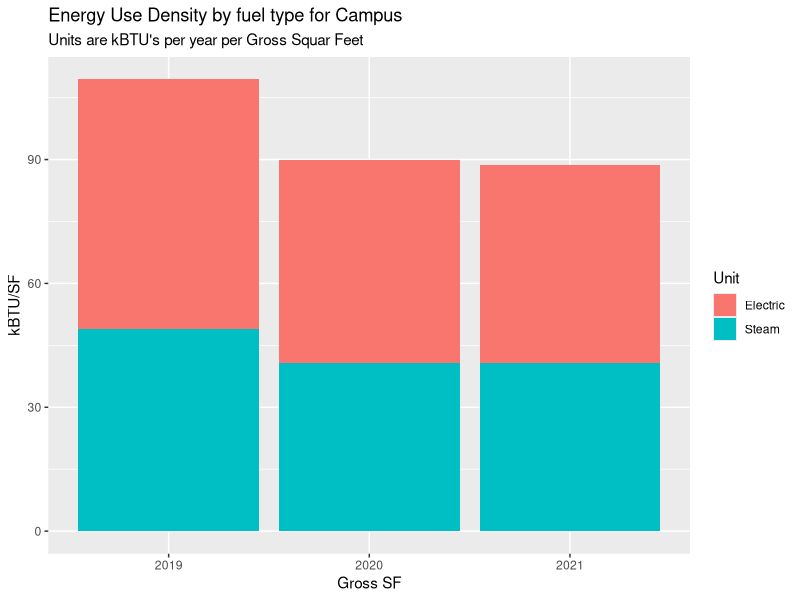

This figure's R source:
## ---- chunk 1


my_packages <- c("tidyverse", "vroom" , "janitor" , "glue" , "tsibble" , "tidytext","lubridate", "fable", "tsibbledata", "ggplot2", "forecast", "tseries", "rio", "zoo", "readxl", "tsibbledata", "knitr", "kableExtra", "formattable", "scales")
invisible( lapply(my_packages, require, character.only = TRUE))

#Choose one working site: 
# place <- "Home" 
place <- "work"

#Set proper working Dir 
if (place == "Home"){setwd("C:/Users/paulr/Documents/R/RockCenterEnergyAnalysis")} else {setwd("C:/Users/prode/Documents/R/RockCenterEnergyAnalysis")}

# Check for data directory and if one is not present then make it

if (!file.exists("data")) { dir.create("data")}

# Clean up environment
rm(place, my_packages )

options(dplyr.summarise.inform = FALSE)



# Read in data

SteamData <- read_excel("data/Energy_Data_for_Net_Zero_Study.xlsx", sheet = "Sheet1", range = "B2:G11" , col_names = TRUE, na = "NA", col_types = NULL ) %>%  select(-5,-6)

ElectricData <- read_excel("data/Energy_Data_for_Net_Zero_Study.xlsx", sheet = "Sheet1", range = "B13:G23" , col_names = TRUE, na = "NA", col_types = NULL ) %>% select(-5,-6)

ElectricData %>% filter(Building == '1 Rock' | Building == '600 5th') %>% 
  select( -Building) %>% 
  summarise_each(funs(sum)) %>% 
  mutate(Building = "1 Rock and 600 5th") %>% 
  select(4,1,2,3) %>% rbind(ElectricData) %>% 
  filter(Building != '1 Rock' & Building != '600 5th') -> ElectricData
rm(ElectricData1)

BuildingGSF <- read_excel("data/Energy_Data_for_Net_Zero_Study.xlsx", sheet = "Sheet1", range = "B28:C39" , col_names = TRUE, na = "NA", col_types = NULL ) %>% 
  filter(Building != '1 Rock' & Building != '600 5th')

UtilityData <- left_join(ElectricData, SteamData, by="Building") %>% left_join(BuildingGSF, by="Building")
UtilityData[is.na(UtilityData)] <- 0

#Campus EUI for each year 
UtilityData1 <- UtilityData 
apply(UtilityData1[2:4], 2, function(row) row * 3.4121 ) -> UtilityData1[2:4]
apply(UtilityData1[5:7], 2, function(row) row * 1194) -> UtilityData1[5:7]
UtilityData1 %>% select(`2019 kwh`, `2020 kwh`, `2021 kwh`, `2019 mlbs`, `2020 mlbs`, `2021 mlbs`, `Gross Floor Area`) %>%
summarise_each(funs(sum)) -> UtilityData1
    TotalFlArea <- UtilityData1$`Gross Floor Area`
    UtilityData1 %>% 
      select(-`Gross Floor Area`) %>% 
  gather(key = "Item", value = "Value") -> UtilityData1
  cbind(UtilityData1, str_split_fixed(UtilityData1$Item, " ", n=2)) -> UtilityData1 
UtilityData1 %>% 
  select(-"Item")  -> UtilityData1
  colnames(UtilityData1)  <-  c("Value", "Year", "Unit") 
apply(UtilityData1[1], 1, function(row) row / TotalFlArea ) -> UtilityData1[1]

apply(UtilityData1[3], 1, function(x) {ifelse(x == "kwh", "Electric", "Steam")}) -> UtilityData1[3]

UtilityData1 %>% 
  ggplot(aes(x = Year, y = Value, fill = Unit)) +
  geom_bar(stat = "identity", position = "stack") +
  labs( title = "Energy Use Density by fuel type for Campus",
        subtitle = "Units are kBTU's per year per Gross Squar Feet") +
  xlab("Gross SF") +
  ylab("kBTU/SF")


## ---- chunk 2

#Calculate % drop for each year compared to 2019 for whole campus
spread(UtilityData1, Unit, Value) -> UtilityData1
UtilityData1[1] -> years
apply(UtilityData1[2:3],2, function(x) x/max(x)) -> UtilityData1
cbind(years, UtilityData1) -> UtilityData1
UtilityData1 %>% 
  filter(Year != "2019") %>% 
  summarise(Electric = 1- mean(Electric), Steam = 1- mean(Steam) ) -> PercentageDrop


